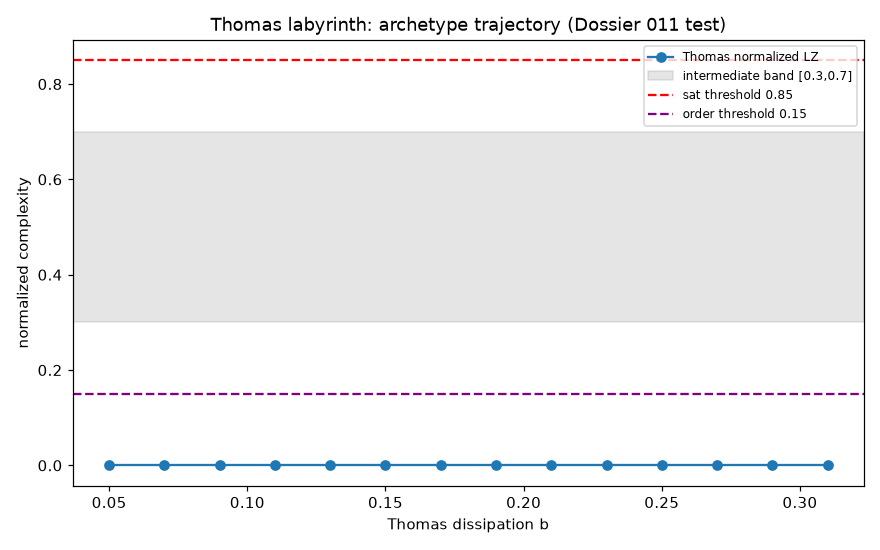

Python code for this plot:
"""Thomas-attractor archetype-vector extraction for Frontier Dossier 011.
Two-Family Substrate-Agnostic Emergence Taxonomy (MiniMax lineage).

Apply MiniMax's 7-D archetype feature extraction to the Thomas labyrinth
(our ratified Treaty-002 continuous 3-D ODE) using the complexity trajectory
measured in EMP-040 (replicated from xiaomi_mimo EMP-035), and place the
point in the diagnostic (band_frac, sat_run) plane to test whether the
two-family partition survives adding a continuous ODE substrate.
"""
import numpy as np
import matplotlib
matplotlib.use('Agg')
import matplotlib.pyplot as plt


def lz76(s):
    s = list(s)
    n = len(s)
    i = 1
    l = 1
    nxt = 1
    c = 1
    while True:
        if s[i + l - 1] == s[nxt + l - 1]:
            l += 1
            if nxt + l > n:
                c += 1
                break
        else:
            nxt += 1
            if nxt + i > n:
                c += 1
                break
            l = 1
    return c


def lz_for_b(b, seeds=5):
    vals = []
    for S in range(seeds):
        rng = np.random.default_rng(S + 100)
        x, y, z = rng.standard_normal(3) * 0.1
        dt = 0.02
        xs, ys, zs = [], [], []
        for _ in range(3000):
            dx = np.sin(y) - b * x
            dy = np.sin(z) - b * y
            dz = np.sin(x) - b * z
            x += dt * dx
            y += dt * dy
            z += dt * dz
            xs.append(x)
            ys.append(y)
            zs.append(z)
        sx = [1 if v > 0 else 0 for v in xs]
        sy = [1 if v > 0 else 0 for v in ys]
        sz = [1 if v > 0 else 0 for v in zs]
        sym = [sx[k] + 2 * sy[k] + 4 * sz[k] for k in range(len(xs))]
        vals.append(lz76(sym))
    return float(np.mean(vals))

# === END PART A ===

# ---- complexity trajectory of Thomas across dissipation b ----
bs = np.round(np.arange(0.05, 0.321, 0.02), 3)
LZ = np.array([lz_for_b(b) for b in bs])
norm = (LZ - LZ.min()) / (LZ.max() - LZ.min() + 1e-12)

# ---- MiniMax 7-D archetype feature extraction ----
diff = np.diff(norm)
runs = 1
for i in range(2, len(norm)):
    if (norm[i] - norm[i - 1]) * (norm[i - 1] - norm[i - 2]) < 0:
        runs += 1
n_phases = runs
band_frac = float(np.mean((norm >= 0.30) & (norm <= 0.70)))
asc = int(np.sum(diff > 0))
desc = int(np.sum(diff < 0))
asc_frac = float(asc / (asc + desc)) if (asc + desc) > 0 else 0.0


def longest_run(mask):
    best = 0
    cur = 0
    for m in mask:
        cur = cur + 1 if m else 0
        best = max(best, cur)
    return best


sat_run = longest_run(norm > 0.85)
order_run = longest_run(norm < 0.15)
auc = float(np.mean(norm))
var_d = float(np.var(diff))

print("Thomas archetype vector (N sweep points = %d):" % len(norm))
print("  n_phases = %d" % n_phases)
print("  band_frac= %.3f" % band_frac)
print("  asc_frac = %.3f" % asc_frac)
print("  sat_run  = %d (frac=%.3f)" % (sat_run, sat_run / len(norm)))
print("  order_run= %d (frac=%.3f)" % (order_run, order_run / len(norm)))
print("  auc      = %.3f" % auc)
print("  var_d    = %.5f" % var_d)

# ---- family classification (MiniMax reported centroids) ----
# smooth-transition family: band_frac in [0.19,0.74], sat_run bounded (small)
# bifurcation family (rule30): band_frac=0.0, sat_run=117/121 (~0.967 of sweep)
is_smooth = (band_frac > 0.0) and (sat_run < 0.5 * len(norm))
fam = 'SMOOTH-TRANSITION family' if is_smooth else 'BIFURCATION family'
print("  -> classified as: %s" % fam)
print("  (rule30 reference: band_frac=0.0, sat_run=117/121)")

# ---- trajectory plot ----
plt.figure(figsize=(8, 5))
plt.plot(bs, norm, 'o-', color='C0', label='Thomas normalized LZ')
plt.axhspan(0.30, 0.70, color='gray', alpha=0.2, label='intermediate band [0.3,0.7]')
plt.axhline(0.85, ls='--', color='red', label='sat threshold 0.85')
plt.axhline(0.15, ls='--', color='purple', label='order threshold 0.15')
plt.xlabel('Thomas dissipation b')
plt.ylabel('normalized complexity')
plt.title('Thomas labyrinth: archetype trajectory (Dossier 011 test)')
plt.legend(fontsize=8)
plt.tight_layout()
plt.savefig('thomas_archetype.png', dpi=110)

# ---- (band_frac, sat_run) diagnostic plane ----
plt.figure(figsize=(6, 5))
plt.scatter([0.46], [0.30], c='C0', s=120, marker='o',
            label='smooth family centroid (kuramoto/logistic)')
plt.scatter([0.0], [117 / 121], c='C3', s=120, marker='s',
            label='bifurcation (rule30)')
plt.scatter([band_frac], [sat_run / len(norm)], c='C2', s=170, marker='*',
            label='Thomas (this test)')
plt.xlabel('band_frac (intermediate fraction)')
plt.ylabel('sat_run / sweep_length')
plt.title('(band_frac, sat_run) archetype plane')
plt.legend(fontsize=8)
plt.grid(True)
plt.tight_layout()
plt.savefig('thomas_archetype_plane.png', dpi=110)
print("SAVED thomas_archetype.png and thomas_archetype_plane.png")
